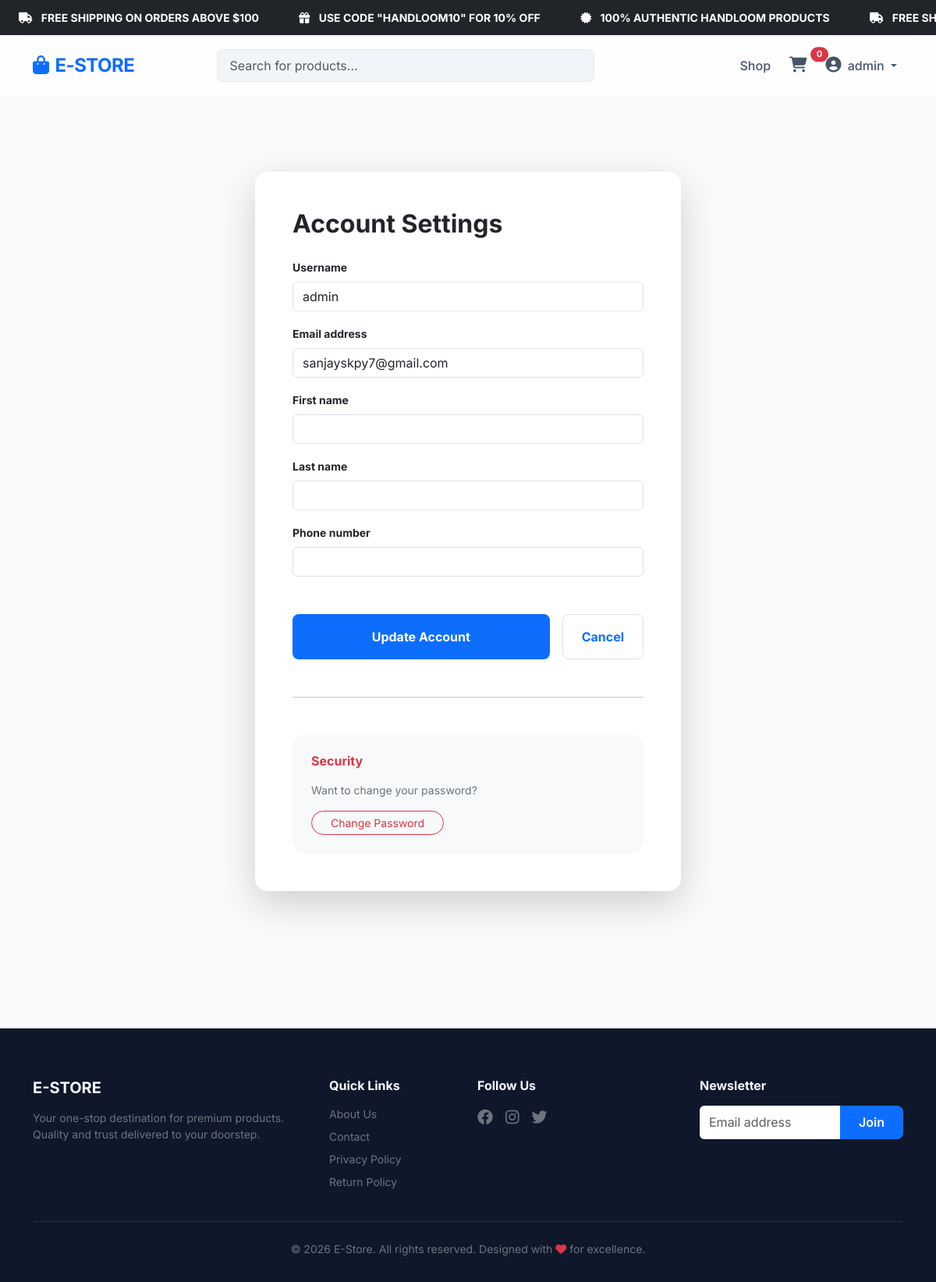
The app's page /accounts/settings/ (signed in) with its own data.
### accounts/models.py (models this page shows, shortened)
class CustomUser(AbstractUser):
    phone_number = models.CharField(max_length=15, blank=True, null=True)
    address = models.TextField(blank=True, null=True)
    city = models.CharField(max_length=100, blank=True, null=True)
    zip_code = models.CharField(max_length=10, blank=True, null=True)
    balance = models.DecimalField(max_digits=10, decimal_places=2, default=0.00)

### accounts/views.py (the view)
# urls.py: path('settings/', views.setting, name='settings'),
@login_required
def setting(request):
    if request.method == 'POST':
        form = UserSettingsForm(request.POST, instance=request.user)
        if form.is_valid():
            form.save()
            messages.success(request, "Account settings updated.")
            return redirect('accounts:profile')
    else:
        form = UserSettingsForm(instance=request.user)
    return render(request, 'accounts/settings.html', {'form': form})

### accounts/forms.py
class UserSettingsForm(forms.ModelForm):
    class Meta:
        model = CustomUser
        fields = ['username', 'email', 'first_name', 'last_name', 'phone_number']
        widgets = {
            'username': forms.TextInput(attrs={'class': 'form-control'}),
            'email': forms.EmailInput(attrs={'class': 'form-control'}),
            'first_name': forms.TextInput(attrs={'class': 'form-control'}),
            'last_name': forms.TextInput(attrs={'class': 'form-control'}),
            'phone_number': forms.TextInput(attrs={'class': 'form-control'}),
        }

### cart/context_processors.py (called while the page is built)
def cart_count(request):
    if request.user.is_authenticated:
        cart, created = Cart.objects.get_or_create(user=request.user)
    else:
        session_id = request.session.session_key
        if not session_id:
            return {'cart_count': 0}
        cart, created = Cart.objects.get_or_create(session_id=session_id)
    return {'cart_count': cart.item_count}

### cart/models.py (called while the page is built)
    @property
    def item_count(self):
        return sum(item.quantity for item in self.items.all())

### templates/accounts/settings.html (shortened to what this page needs)
{% extends "base.html" %}
{% block content %}
<div class="row justify-content-center py-5">
    <div class="col-md-6">
        <div class="card border-0 shadow-lg p-4 p-md-5 rounded-4">
            <h2 class="fw-bold mb-4">Account Settings</h2>
            <form method="post">
                <div class="row g-3">
                    {% for field in form %}
                        <div class="col-12">
                            <label class="form-label small fw-bold">{{ field.label }}</label>
                            {{ field }}
                        </div>
                    {% endfor %}
                </div>
                <div class="mt-5 d-flex gap-3">
                    <button type="submit" class="btn btn-primary flex-grow-1 py-3 rounded-3 fw-bold">Update Account</button>
                    <a href="{% url 'accounts:profile' %}" class="btn btn-white border px-4 py-3 rounded-3 fw-bold">Cancel</a>
                </div>
            </form>
            <hr class="my-5">
            <div class="bg-light p-4 rounded-4">
                <h6 class="fw-bold mb-3 text-danger">Security</h6>
                <p class="small text-secondary mb-3">Want to change your password?</p>
                <a href="#" class="btn btn-outline-danger btn-sm rounded-pill px-4">Change Password</a>
            </div>
        </div>
    </div>
</div>
{% endblock %}

### templates/base.html (shortened to what this page needs)
{% load static %}
<!DOCTYPE html>
<html lang="en">
<head>
    <link href="https://cdn.jsdelivr.net/npm/bootstrap@5.3.0/dist/css/bootstrap.min.css" rel="stylesheet">
    <link rel="stylesheet" href="https://cdnjs.cloudflare.com/ajax/libs/font-awesome/6.4.0/css/all.min.css">
</head>
<body>
    <div class="bg-dark text-white py-2 overflow-hidden position-relative" style="z-index: 1050;">
        <div class="d-flex align-items-center marquee-container">
            <div class="marquee-content py-1 px-4 small fw-bold">
                <span class="me-5"><i class="fas fa-truck me-2"></i> FREE SHIPPING ON ORDERS ABOVE $100</span>
                <span class="me-5"><i class="fas fa-gift me-2"></i> USE CODE "HANDLOOM10" FOR 10% OFF</span>
                <span class="me-5"><i class="fas fa-certificate me-2"></i> 100% AUTHENTIC HANDLOOM PRODUCTS</span>
                <span class="me-5"><i class="fas fa-truck me-2"></i> FREE SHIPPING ON ORDERS ABOVE $100</span>
            </div>
        </div>
    </div>
    <nav class="navbar navbar-expand-lg sticky-top">
        <div class="container">
            <a class="navbar-brand" href="{% url 'products:product_list' %}">
                <i class="fas fa-shopping-bag me-2"></i>E-STORE
            </a>
            <div class="collapse navbar-collapse" id="navbarNav">
                <form class="d-flex mx-auto w-50" action="{% url 'products:product_search' %}" method="get">
                    <input class="form-control search-bar" type="search" name="q" placeholder="Search for products..." aria-label="Search">
                </form>
                <ul class="navbar-nav ms-auto align-items-center">
                    <li class="nav-item">
                        <a class="nav-link" href="{% url 'products:product_list' %}">Shop</a>
                    </li>
                    <li class="nav-item position-relative">
                        <a class="nav-link px-3" href="{% url 'cart:cart_detail' %}">
                            <i class="fas fa-shopping-cart fs-5"></i>
                            <span class="badge rounded-pill bg-danger badge-cart">{{ cart_count }}</span>
                        </a>
                    </li>
                    {% if user.is_authenticated %}
                        <li class="nav-item dropdown">
                            <a class="nav-link dropdown-toggle" href="#" id="userDropdown" role="button" data-bs-toggle="dropdown">
                                <i class="fas fa-user-circle fs-5 me-1"></i> {{ user.username }}
                            </a>
                        </li>
                    {% endif %}
                </ul>
            </div>
        </div>
    </nav>
    <main class="container py-5">
        {% block content %}{% endblock %}
    </main>
    <footer class="footer">
        <div class="container text-center">
            <div class="row g-4 mb-4">
                <div class="col-md-4 text-md-start">
                    <h5 class="fw-bold mb-3">E-STORE</h5>
                    <p class="text-secondary small">Your one-stop destination for premium products. Quality and trust delivered to your doorstep.</p>
                </div>
                <div class="col-md-2 text-md-start">
                    <h6 class="fw-bold mb-3">Quick Links</h6>
                    <ul class="list-unstyled small">
                        <li class="mb-2"><a href="{% url 'products:about' %}" class="text-secondary text-decoration-none">About Us</a></li>
                        <li class="mb-2"><a href="{% url 'products:contact' %}" class="text-secondary text-decoration-none">Contact</a></li>
                        <li class="mb-2"><a href="{% url 'products:privacy_policy' %}" class="text-secondary text-decoration-none">Privacy Policy</a></li>
                        <li class="mb-2"><a href="{% url 'products:return_policy' %}" class="text-secondary text-decoration-none">Return Policy</a></li>
                    </ul>
                </div>
                <div class="col-md-3 text-md-start">
                    <h6 class="fw-bold mb-3">Follow Us</h6>
                    <div class="d-flex gap-3">
                        <a href="#" class="text-secondary fs-5"><i class="fab fa-facebook"></i></a>
                        <a href="#" class="text-secondary fs-5"><i class="fab fa-instagram"></i></a>
                        <a href="#" class="text-secondary fs-5"><i class="fab fa-twitter"></i></a>
                    </div>
                </div>
                <div class="col-md-3 text-md-start">
                    <h6 class="fw-bold mb-3">Newsletter</h6>
                    <div class="input-group">
                        <input type="email" class="form-control border-0" placeholder="Email address">
                        <button class="btn btn-primary" type="button">Join</button>
                    </div>
                </div>
            </div>
            <hr class="border-secondary opacity-25">
            <p class="text-secondary small mt-4 mb-0">&copy; 2026 E-Store. All rights reserved. Designed with <i class="fas fa-heart text-danger"></i> for excellence.</p>
        </div>
    </footer>
</body>
</html>

### templates/base.html (style rules this page uses)
:root { --primary-color: #0d6efd; --secondary-color: #6c757d; --dark-bg: #0f172a; --glass-bg: rgba(255, 255, 255, 0.05); --glass-border: rgba(255, 255, 255, 0.1); }
body { font-family: 'Inter', sans-serif; background-color: #f8fafc; color: #1e293b; }
.navbar { background: rgba(255, 255, 255, 0.8) !important; backdrop-filter: blur(10px); border-bottom: 1px solid var(--glass-border); padding: 1rem 0; }
.navbar-brand { font-weight: 700; font-size: 1.5rem; color: var(--primary-color) !important; letter-spacing: -0.5px; }
.nav-link { font-weight: 500; color: #475569 !important; transition: color 0.3s ease; }
.card { border: none; border-radius: 12px; box-shadow: 0 4px 6px -1px rgba(0, 0, 0, 0.1), 0 2px 4px -1px rgba(0, 0, 0, 0.06); transition: transform 0.3s ease, box-shadow 0.3s ease; }
.btn-primary { background-color: var(--primary-color); border: none; padding: 0.6rem 1.5rem; border-radius: 8px; font-weight: 600; transition: all 0.3s ease; }
.btn-white { background-color: white; color: var(--primary-color); border: none; }
.footer { background-color: var(--dark-bg); color: #f8fafc; padding: 4rem 0 2rem; margin-top: 5rem; }
.badge-cart { font-size: 0.7rem; position: absolute; top: 0; right: 0; transform: translate(50%, -20%); }
.search-bar { background: #f1f5f9; border: 1px solid #e2e8f0; border-radius: 8px; padding: 0.5rem 1rem; }
.marquee-container { white-space: nowrap; }
.marquee-content { display: inline-block; animation: marquee 30s linear infinite; }
.w-50 { width: 50%; }

### records on screen
CustomUser: username "admin", form "admin" "sanjayskpy7@gmail.com"

### other values on screen
{{ cart_count }} "0"
{{ field.label }} "Username" "Email address" "First name" "Last name" "Phone number"
